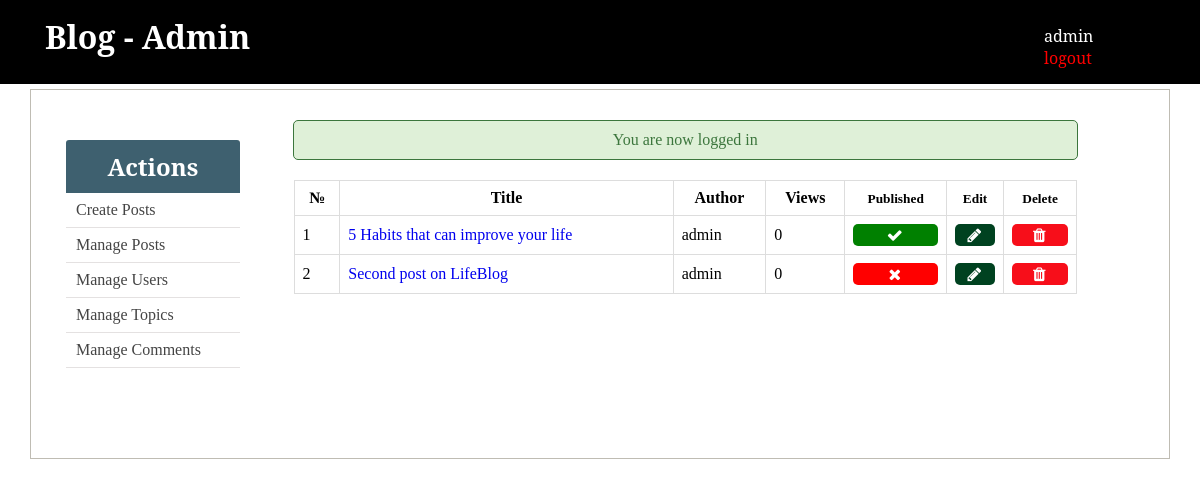
Screenshot of /admin/posts.php (signed in) with the database file from the repository.
### tables this page shows
CREATE TABLE `posts` (
  `id` INTEGER NOT NULL AUTO_INCREMENT PRIMARY KEY,
  `user_id` INTEGER DEFAULT NULL,
  `title` VARCHAR(128) NOT NULL,
  `slug` VARCHAR(128) NOT NULL UNIQUE,
  `views` INTEGER NOT NULL DEFAULT '0',
  `tags` VARCHAR(255) NULL,
  `image` VARCHAR(128) NOT NULL,
  `body` TEXT NOT NULL,
  `published` TINYINT NOT NULL,
  `created_at` timestamp NULL DEFAULT CURRENT_TIMESTAMP ON UPDATE CURRENT_TIMESTAMP,
  `updated_at` timestamp NULL DEFAULT '0000-00-00 00:00:00',
  FOREIGN KEY (`user_id`)
  REFERENCES `users` (`id`)
  ON DELETE NO ACTION ON UPDATE NO ACTION
);

CREATE TABLE `users` (
  `id` INTEGER NOT NULL AUTO_INCREMENT PRIMARY KEY,
  `username` VARCHAR(128) NOT NULL,
  `email` VARCHAR(128) NOT NULL,
  `role` enum('Author', 'Admin') DEFAULT NULL,
  `password` VARCHAR(128) NOT NULL,
  `created_at` timestamp NULL DEFAULT CURRENT_TIMESTAMP,
  `updated_at` timestamp NULL DEFAULT NULL
);

### admin/includes/post_functions.php (called while the page is built, shortened)
<?php
function getAllPosts()
{
    global $pdo;
    $sql = "SELECT posts.*, users.username AS author FROM posts INNER JOIN users on posts.user_id = users.id";
    $posts = $pdo->query($sql)->fetchAll(PDO::FETCH_ASSOC);
    return $posts;
}

### admin/posts.php (the view, shortened to what this page needs)
<?php  include('../config.php'); ?>
<?php  include(ROOT_PATH . '/admin/includes/post_functions.php'); ?>
<?php include(ROOT_PATH . '/admin/includes/head_section.php'); ?>
<?php $posts = getAllPosts(); ?>
</head>
<body>
	<?php include(ROOT_PATH . '/admin/includes/navbar.php') ?>
	<div class="container content">
		<?php include(ROOT_PATH . '/admin/includes/menu.php') ?>
		<div class="table-div"  style="width: 80%;">
			<?php include(ROOT_PATH . '/includes/messages.php') ?>
			<?php if (empty($posts)): ?>
				<h1 style="text-align: center; margin-top: 20px;">No posts available for you in database.</h1>
			<?php else: ?>
				<table class="table">
						<thead>
						<th>№</th>
						<th>Title</th>
						<th>Author</th>
						<th>Views</th>
						<?php if ($_SESSION['user']['role'] == "Admin"): ?>
							<th><small>Published</small></th>
						<?php endif ?>
						<th><small>Edit</small></th>
						<th><small>Delete</small></th>
					</thead>
					<tbody>
					<?php foreach ($posts as $key => $post): ?>
						<tr>
							<td><?= $key + 1; ?></td>
							<td>
								<a 	target="_blank"
								href="<?= BASE_URL . 'single_post.php?post-slug=' . $post['slug'] ?>">
									<?= $post['title']; ?>
								</a>
							</td>
							<td><?= $post['author']; ?></td>
							<td><?= $post['views']; ?></td>
							<?php if ($_SESSION['user']['role'] == "Admin" ): ?>
								<td>
								<?php if ($post['published'] == true): ?>
									<a class="fa fa-check btn unpublish"
										href="posts.php?unpublish=<?= $post['id'] ?>">
									</a>
								<?php else: ?>
									<a class="fa fa-times btn publish"
										href="posts.php?publish=<?= $post['id'] ?>">
									</a>
								<?php endif ?>
								</td>
							<?php endif ?>
							<td>
								<a class="fa fa-pencil btn edit"
									href="create_post.php?edit-post=<?= $post['id'] ?>">
								</a>
							</td>
							<td>
								<a  class="fa fa-trash btn delete"
									href="create_post.php?delete-post=<?= $post['id'] ?>">
								</a>
							</td>
						</tr>
					<?php endforeach ?>
					</tbody>
				</table>
			<?php endif ?>
		</div>
	</div>
</body>
</html>

### static/css/admin_styles.css (style rules this page uses)
* { margin: 0px; padding: 0px; }
a { text-decoration: none; }
table { border-collapse: collapse; width: 70%; margin: 20px auto; }
th, td { padding: 8px; text-align: left; border: 1px solid #ddd; }
th { text-align: center; }
.btn { color: white; background: #4E6166; text-align: center; border: none; border-radius: 5px; display: block; letter-spacing: .1em; padding: 13px 20px; text-decoration: none; }
.container { width: 95%; margin: 5px auto 50px; border: 1px solid #BFBCB3; padding: 10px 25px 50px; box-sizing: border-box; }
.container:after { content: ""; display: block; clear: both; }
.table-div { float: left; width: 47%; }
.table-div table { width: 90%; }
.table-div a.fa { color: white; padding: 3px; }
.table-div .edit { background: #004220; }
.table-div .delete { background: #F70E1A; }
.table-div .publish { background: red; }
.table-div .unpublish { background: green; }

### rows the page displays
posts: title "5 Habits that can improve your life", user.username "admin", views "0"
posts: title "Second post on LifeBlog", user.username "admin", views "0"

### other values shown
BLOG_NAME "Blog"
$_SESSION['user']['username'] "admin"
$_SESSION['message'] "You are now logged in"
